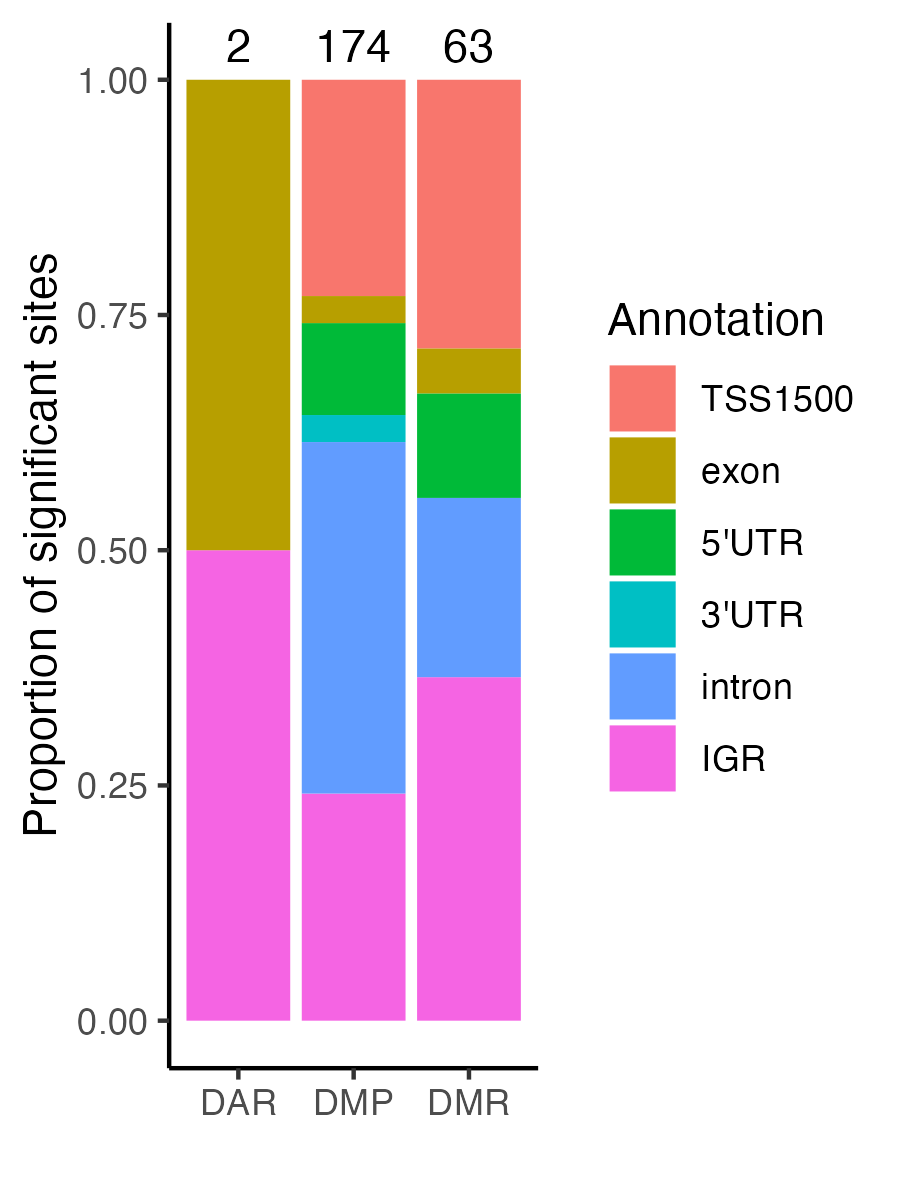

R code for this plot:
library(tidyverse)

#### DAR ####
DAR <- read_csv("ATACseq/results/RSTR.DAR.results.csv",
                col_types = list(CHR="c")) %>% 
  filter(DAR_FDR <= 0.2) %>% 
  rename(site=peak) %>% 
  distinct(site, annotation.group) %>% 
  mutate(group="DAR")

#### DMP ####
DMP <- read_csv("Methyl/results/RSTR.DMP.results.csv.gz",
                col_types = list(seqnames_hg38="c")) %>% 
  filter(FDR <= 0.2) %>% 
  rename(site=probeID) %>% 
  mutate(annotation.group = ifelse(grepl("TSS",feature), "TSS1500",
                                   ifelse(feature == "Body", "intron",
                                          ifelse(feature %in% 
                                                   c("ExonBnd","1stExon"), "exon",
                                                 feature)))) %>%
  distinct(site, annotation.group) %>% 
  mutate(group="DMP")

#### DMR ####
DMR <- read_csv("Methyl/results/RSTR.DMR.results.cpgs.csv.gz",
                col_types = list(CHR="c")) %>% 
  rename(site=DMR) %>% 
  #Fill annotation if IGR if gene is NA
  mutate(annotation.group = ifelse(is.na(DMR_genes), "IGR", annotation.group)) %>% 
  distinct(site, annotation.group) %>% 
  mutate(group="DMR") %>% 
  #collapse multi anno
  mutate(annotation.group = gsub("body","intron",annotation.group)) %>% 
  group_by(site,group) %>% 
  summarise(annotation.group = paste(sort(unique(annotation.group), decreasing=TRUE), collapse=" & "),
            .groups="drop") %>% 
  mutate(annotation.group = case_when(grepl("TSS",annotation.group)~"TSS1500",
                                      grepl("exon",annotation.group)~"exon",
                                      grepl("5'UTR",annotation.group)~"5'UTR",
                                      grepl("3'UTR",annotation.group)~"3'UTR",
                                      grepl("body",annotation.group)~"intron",
                                      TRUE~annotation.group))

#### Combine ####
dat <- bind_rows(DAR,DMP,DMR) %>%
  count(group, annotation.group) %>% 
  mutate(annotation.group = factor(annotation.group, 
                                   levels=c("TSS1500","exon","5'UTR","3'UTR",
                                            "intron","IGR")))
#total sites
dat.total <- dat %>% 
  group_by(group) %>% 
  summarise(total=sum(n), .groups = "drop")

#### Plot #### 
plot <- dat %>% 
  ggplot() +
  geom_bar(aes(x=group, y=n, fill=annotation.group),
           position = "fill",stat = "identity") + 
  theme_classic() +
  labs(x="",y="Proportion of significant sites",fill="Annotation") +
  geom_text(data=dat.total, aes(label=total, x=group, y=1.01), 
            position=position_dodge(width=0.9), vjust=-0.25)


ggsave(filename="publication/FigS2.annotation.summ.png", plot,
       height=4, width=3)
